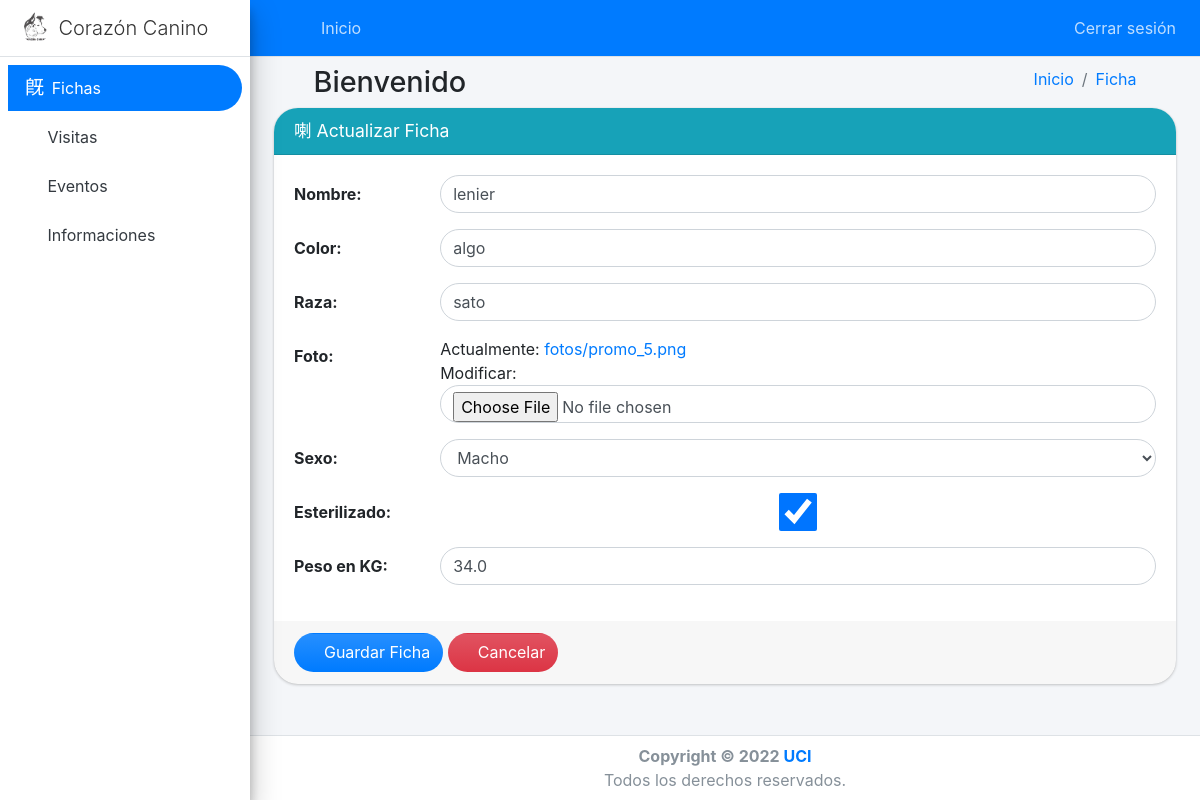
Screenshot of /ficha/update/3/ (signed in) with the database file from the repository.
### core/models.py (models this page shows, shortened)
class Ficha(models.Model):
    SEXO_CHOICES = (
        ('m', 'Macho'),
        ('h', 'Hembra'),
    )
    nombre = models.CharField(max_length=255, verbose_name="Nombre")
    color = models.CharField(max_length=255, verbose_name="Color")
    raza = models.CharField(max_length=255, verbose_name="Raza")
    foto = models.ImageField(upload_to='fotos/', verbose_name="Foto")
    sexo = models.CharField(max_length=255, choices=SEXO_CHOICES, verbose_name="Sexo")
    esterilizado = models.BooleanField(default=False, verbose_name="Esterilizado")
    peso = models.FloatField(verbose_name="Peso en KG")
    qr = models.CharField(max_length=900, blank=True, null=True, verbose_name="Código Qr")
    date_creation = models.DateField(auto_now_add=True, null=True, blank=True, verbose_name='Fecha de registro')
    def mostrar_foto(self):
        return mark_safe('<img src="' + self.foto.url + '"  width="80" height="80" class="circular agrandar '
                                                        'cursor-zoom-in">')
    mostrar_foto.short_description = 'Vista previa'
    mostrar_foto.allow_tags = True
    def mostrar_qr(self):
        imagen = 'A'
        if self.qr is not None:
            imagen = self.qr
        return mark_safe('<img src="' + imagen + '"  width="80" height="80" class="agrandar cursor-zoom-in">')
    mostrar_qr.short_description = 'Código QR'
    mostrar_qr.allow_tags = True

### core/views.py (the view)
# urls.py: path('ficha/update/<int:pk>/', FichaUpdateView.as_view(), name='ficha_update'),
class FichaUpdateView(LoginRequiredMixin, generic.UpdateView):
    model = Ficha
    template_name = 'form.html'
    form_class = FichaForm
    success_url = reverse_lazy('ficha_list')
    def get_context_data(self, **kwargs):
        context = super().get_context_data(**kwargs)
        context['create_url'] = reverse_lazy('ficha_add')
        context['entity'] = 'Ficha'
        context['list_url'] = self.success_url
        context['title'] = 'Actualizar Ficha'
        return context

### core/forms.py
class FichaForm(ModelForm):
    def __init__(self, *args, **kwargs):
        super().__init__(*args, **kwargs)
    class Meta:
        model = Ficha
        fields = '__all__'
        exclude = ['date_creation', 'qr', ]

### templates/form.html (shortened to what this page needs)
{% extends 'body.html' %}
{% load widget_tweaks %}
{% block content %}
    <form method="post" action="." enctype="multipart/form-data">
        <div class="card card-info circular">
            <div class="card-header circular-top">
                <h3 class="card-title">
                    {% if action == 'add' %}
                        <i class="mdi mdi-plus"></i>
                    {% else %}
                        <i class="mdi mdi-square-edit-outline"></i>
                    {% endif %}
                    {{ title }}
                </h3>
            </div>
            <div class="card-body">
                {% for field in form.visible_fields %}
                    <div class="form-group row">
                        <label for="asd" class="col-sm-2 col-form-label">{{ field.label }}:</label>
                        <div class="col-sm-10">
                            {{ field|add_class:'form-control circular'|attr:'autocomplete:off' }}
                        </div>
                    </div>
                {% endfor %}
            </div>
            <div class="card-footer circular-bottom">
                <button type="submit" class="btn bg-gradient-primary circular">
                    <i class="mdi mdi-content-save"></i> Guardar {{ entity }}
                </button>
                <a href="{{ list_url }}" class="btn bg-gradient-danger circular">
                    <i class="mdi mdi-cancel"></i> Cancelar
                </a>
            </div>
        </div>
    </form>
{% endblock %}

### static/css/mystyle.css (style rules this page uses)
.circular-top { border-top-left-radius: 1.5rem !important; border-top-right-radius: 1.5rem !important; }
.circular-bottom { border-bottom-right-radius: 1.5rem !important; border-bottom-left-radius: 1.5rem !important; }
.circular, input[type='search'], .dropdown-menu, .daterangepicker, span.select2-dropdown, li.select2-results__option, div.calendar-table table.table-condensed tbody tr td, div.bs-searchbox > *, div.jconfirm-box { border-radius: 1.5rem !important; }

### rows the page displays
Ficha: visible_fields "lenier" "algo" "sato" "Macho" "☑" "34.0"

### other values shown
{{ entity }} "Ficha"
{{ title }} "Actualizar Ficha"
{{ field.label }} "Nombre" "Color" "Raza" "Foto" "Sexo" "Esterilizado" "Peso en KG"
